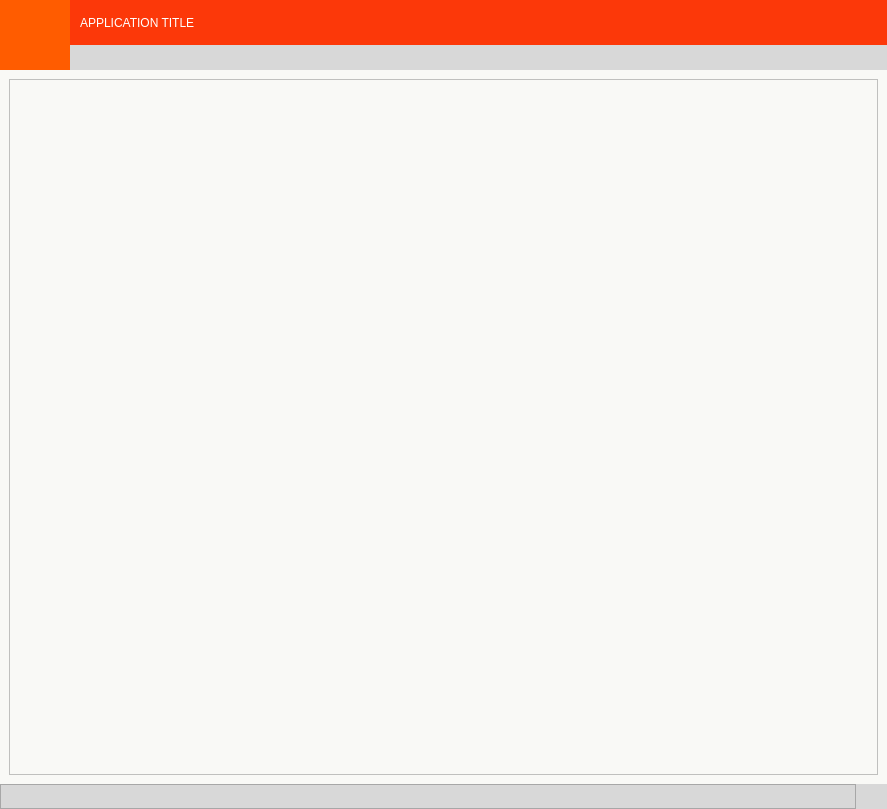
<?xml version="1.0" encoding="UTF-8"?>
<ui version="4.0">
 <class>MainWindow</class>
 <widget class="QMainWindow" name="MainWindow">
  <property name="geometry">
   <rect>
    <x>0</x>
    <y>0</y>
    <width>887</width>
    <height>809</height>
   </rect>
  </property>
  <property name="windowTitle">
   <string>MainWindow</string>
  </property>
  <widget class="QWidget" name="centralwidget">
   <layout class="QVBoxLayout" name="verticalLayout">
    <property name="spacing">
     <number>6</number>
    </property>
    <property name="leftMargin">
     <number>0</number>
    </property>
    <property name="topMargin">
     <number>0</number>
    </property>
    <property name="rightMargin">
     <number>0</number>
    </property>
    <property name="bottomMargin">
     <number>0</number>
    </property>
    <item>
     <widget class="QFrame" name="frame_main">
      <property name="frameShape">
       <enum>QFrame::NoFrame</enum>
      </property>
      <property name="frameShadow">
       <enum>QFrame::Raised</enum>
      </property>
      <layout class="QVBoxLayout" name="verticalLayout_2">
       <property name="spacing">
        <number>0</number>
       </property>
       <property name="leftMargin">
        <number>0</number>
       </property>
       <property name="topMargin">
        <number>0</number>
       </property>
       <property name="rightMargin">
        <number>0</number>
       </property>
       <property name="bottomMargin">
        <number>0</number>
       </property>
       <item>
        <widget class="QFrame" name="frame_header">
         <property name="minimumSize">
          <size>
           <width>0</width>
           <height>70</height>
          </size>
         </property>
         <property name="maximumSize">
          <size>
           <width>16777215</width>
           <height>70</height>
          </size>
         </property>
         <property name="frameShape">
          <enum>QFrame::NoFrame</enum>
         </property>
         <property name="frameShadow">
          <enum>QFrame::Raised</enum>
         </property>
         <property name="lineWidth">
          <number>0</number>
         </property>
         <layout class="QHBoxLayout" name="horizontalLayout_2">
          <property name="spacing">
           <number>0</number>
          </property>
          <property name="leftMargin">
           <number>0</number>
          </property>
          <property name="topMargin">
           <number>0</number>
          </property>
          <property name="rightMargin">
           <number>0</number>
          </property>
          <property name="bottomMargin">
           <number>0</number>
          </property>
          <item>
           <widget class="QFrame" name="frame_toogle">
            <property name="maximumSize">
             <size>
              <width>70</width>
              <height>16777215</height>
             </size>
            </property>
            <property name="frameShape">
             <enum>QFrame::NoFrame</enum>
            </property>
            <property name="frameShadow">
             <enum>QFrame::Raised</enum>
            </property>
            <property name="lineWidth">
             <number>1</number>
            </property>
            <property name="midLineWidth">
             <number>1</number>
            </property>
            <layout class="QHBoxLayout" name="horizontalLayout_3">
             <property name="spacing">
              <number>0</number>
             </property>
             <property name="leftMargin">
              <number>0</number>
             </property>
             <property name="topMargin">
              <number>0</number>
             </property>
             <property name="rightMargin">
              <number>0</number>
             </property>
             <property name="bottomMargin">
              <number>0</number>
             </property>
             <item>
              <widget class="QPushButton" name="btn_tgl_menu">
               <property name="sizePolicy">
                <sizepolicy hsizetype="Expanding" vsizetype="Expanding">
                 <horstretch>0</horstretch>
                 <verstretch>0</verstretch>
                </sizepolicy>
               </property>
               <property name="maximumSize">
                <size>
                 <width>16777215</width>
                 <height>16777215</height>
                </size>
               </property>
               <property name="styleSheet">
                <string notr="true">QPushButton {
	background-image: url(:/24x24/icons/24x24/cil-menu.png);
	background-position: center;
	background-repeat: no-reperat;
	border: none;
	background-color: rgb(255,92,0);
}
QPushButton:hover {
	background-color: rgb(255, 74, 38);
}
QPushButton:pressed {	
	background-color: rgb(255,205,136);
}</string>
               </property>
               <property name="text">
                <string/>
               </property>
              </widget>
             </item>
            </layout>
           </widget>
          </item>
          <item>
           <widget class="QFrame" name="frame_header_content">
            <property name="toolTipDuration">
             <number>0</number>
            </property>
            <property name="styleSheet">
             <string notr="true">background-color: rgb(252,56,9); transparent</string>
            </property>
            <property name="frameShape">
             <enum>QFrame::NoFrame</enum>
            </property>
            <property name="frameShadow">
             <enum>QFrame::Raised</enum>
            </property>
            <layout class="QVBoxLayout" name="verticalLayout_6">
             <property name="spacing">
              <number>0</number>
             </property>
             <property name="leftMargin">
              <number>0</number>
             </property>
             <property name="topMargin">
              <number>0</number>
             </property>
             <property name="rightMargin">
              <number>0</number>
             </property>
             <property name="bottomMargin">
              <number>0</number>
             </property>
             <item>
              <widget class="QFrame" name="frame_header_top">
               <property name="minimumSize">
                <size>
                 <width>0</width>
                 <height>45</height>
                </size>
               </property>
               <property name="maximumSize">
                <size>
                 <width>16777215</width>
                 <height>45</height>
                </size>
               </property>
               <property name="styleSheet">
                <string notr="true">background-color: rgba(255, 74, 38, 200)
</string>
               </property>
               <property name="frameShape">
                <enum>QFrame::NoFrame</enum>
               </property>
               <property name="frameShadow">
                <enum>QFrame::Raised</enum>
               </property>
               <layout class="QHBoxLayout" name="horizontalLayout_6">
                <property name="spacing">
                 <number>0</number>
                </property>
                <property name="leftMargin">
                 <number>0</number>
                </property>
                <property name="topMargin">
                 <number>0</number>
                </property>
                <property name="rightMargin">
                 <number>0</number>
                </property>
                <property name="bottomMargin">
                 <number>0</number>
                </property>
                <item>
                 <widget class="QLabel" name="label_title">
                  <property name="styleSheet">
                   <string notr="true">background: transparent;
background-color: rgb(252,56,9);
color: rgb(255,255,255);
padding-left: 10px;</string>
                  </property>
                  <property name="frameShadow">
                   <enum>QFrame::Raised</enum>
                  </property>
                  <property name="lineWidth">
                   <number>0</number>
                  </property>
                  <property name="text">
                   <string>APPLICATION TITLE</string>
                  </property>
                  <property name="margin">
                   <number>10</number>
                  </property>
                  <property name="indent">
                   <number>0</number>
                  </property>
                 </widget>
                </item>
                <item>
                 <widget class="QPushButton" name="btn_minimize">
                  <property name="sizePolicy">
                   <sizepolicy hsizetype="Expanding" vsizetype="Expanding">
                    <horstretch>0</horstretch>
                    <verstretch>0</verstretch>
                   </sizepolicy>
                  </property>
                  <property name="minimumSize">
                   <size>
                    <width>45</width>
                    <height>0</height>
                   </size>
                  </property>
                  <property name="maximumSize">
                   <size>
                    <width>45</width>
                    <height>16777215</height>
                   </size>
                  </property>
                  <property name="styleSheet">
                   <string notr="true">QPushButton {	
	border: none;
	background-color: transparent;
	background-color: rgb(252,56,9);
}
QPushButton:hover {
	background-color: rgb(255,92,0);
}
QPushButton:pressed {	
	background-color: rgb(255,205,136);
}</string>
                  </property>
                  <property name="text">
                   <string/>
                  </property>
                 </widget>
                </item>
                <item>
                 <widget class="QPushButton" name="btn_maximise_restore">
                  <property name="sizePolicy">
                   <sizepolicy hsizetype="Expanding" vsizetype="Expanding">
                    <horstretch>0</horstretch>
                    <verstretch>0</verstretch>
                   </sizepolicy>
                  </property>
                  <property name="minimumSize">
                   <size>
                    <width>45</width>
                    <height>0</height>
                   </size>
                  </property>
                  <property name="maximumSize">
                   <size>
                    <width>45</width>
                    <height>16777215</height>
                   </size>
                  </property>
                  <property name="styleSheet">
                   <string notr="true">QPushButton {	
	border: none;
	background-color: transparent;
	background-color: rgb(252,56,9);
}
QPushButton:hover {
	background-color: rgb(255,92,0);
}
QPushButton:pressed {	
	background-color: rgb(255,205,136);
}</string>
                  </property>
                  <property name="text">
                   <string/>
                  </property>
                 </widget>
                </item>
                <item>
                 <widget class="QPushButton" name="btn_close">
                  <property name="sizePolicy">
                   <sizepolicy hsizetype="Expanding" vsizetype="Expanding">
                    <horstretch>0</horstretch>
                    <verstretch>0</verstretch>
                   </sizepolicy>
                  </property>
                  <property name="minimumSize">
                   <size>
                    <width>45</width>
                    <height>0</height>
                   </size>
                  </property>
                  <property name="maximumSize">
                   <size>
                    <width>45</width>
                    <height>16777215</height>
                   </size>
                  </property>
                  <property name="styleSheet">
                   <string notr="true">QPushButton {	
	border: none;
	background-color: transparent;
	background-color: rgb(252,56,9);
}
QPushButton:hover {
	background-color: rgb(255,92,0);
}
QPushButton:pressed {	
	background-color: rgb(255,205,136);
}</string>
                  </property>
                  <property name="text">
                   <string/>
                  </property>
                 </widget>
                </item>
               </layout>
              </widget>
             </item>
             <item>
              <widget class="QFrame" name="frame_header_bottom">
               <property name="styleSheet">
                <string notr="true">background-color: rgb(216, 216, 216);</string>
               </property>
               <property name="frameShape">
                <enum>QFrame::NoFrame</enum>
               </property>
               <property name="frameShadow">
                <enum>QFrame::Raised</enum>
               </property>
              </widget>
             </item>
            </layout>
           </widget>
          </item>
         </layout>
        </widget>
       </item>
       <item>
        <widget class="QFrame" name="frame_center">
         <property name="frameShape">
          <enum>QFrame::NoFrame</enum>
         </property>
         <property name="frameShadow">
          <enum>QFrame::Raised</enum>
         </property>
         <layout class="QHBoxLayout" name="horizontalLayout">
          <property name="spacing">
           <number>0</number>
          </property>
          <property name="leftMargin">
           <number>0</number>
          </property>
          <property name="topMargin">
           <number>0</number>
          </property>
          <property name="rightMargin">
           <number>0</number>
          </property>
          <property name="bottomMargin">
           <number>0</number>
          </property>
          <item>
           <widget class="QFrame" name="frame_side">
            <property name="frameShape">
             <enum>QFrame::NoFrame</enum>
            </property>
            <property name="frameShadow">
             <enum>QFrame::Raised</enum>
            </property>
            <layout class="QHBoxLayout" name="layout_side">
             <property name="spacing">
              <number>0</number>
             </property>
             <property name="leftMargin">
              <number>0</number>
             </property>
             <property name="topMargin">
              <number>0</number>
             </property>
             <property name="rightMargin">
              <number>0</number>
             </property>
             <property name="bottomMargin">
              <number>0</number>
             </property>
            </layout>
           </widget>
          </item>
          <item>
           <widget class="QFrame" name="frame_content">
            <property name="frameShape">
             <enum>QFrame::NoFrame</enum>
            </property>
            <property name="frameShadow">
             <enum>QFrame::Raised</enum>
            </property>
            <layout class="QVBoxLayout" name="verticalLayout_3">
             <property name="spacing">
              <number>0</number>
             </property>
             <property name="leftMargin">
              <number>0</number>
             </property>
             <property name="topMargin">
              <number>0</number>
             </property>
             <property name="rightMargin">
              <number>0</number>
             </property>
             <property name="bottomMargin">
              <number>0</number>
             </property>
             <item>
              <widget class="QFrame" name="frame_main_content">
               <property name="styleSheet">
                <string notr="true">background-color:rgb(249, 249, 246)</string>
               </property>
               <property name="frameShape">
                <enum>QFrame::NoFrame</enum>
               </property>
               <property name="frameShadow">
                <enum>QFrame::Raised</enum>
               </property>
               <layout class="QHBoxLayout" name="horizontalLayout_4">
                <property name="spacing">
                 <number>0</number>
                </property>
                <property name="leftMargin">
                 <number>0</number>
                </property>
                <property name="topMargin">
                 <number>0</number>
                </property>
                <property name="rightMargin">
                 <number>0</number>
                </property>
                <property name="bottomMargin">
                 <number>0</number>
                </property>
                <item>
                 <widget class="QStackedWidget" name="stackedWidget">
                  <property name="currentIndex">
                   <number>0</number>
                  </property>
                  <widget class="QWidget" name="page_color">
                   <layout class="QVBoxLayout" name="verticalLayout_5">
                    <item>
                     <widget class="QFrame" name="frame_3">
                      <property name="frameShape">
                       <enum>QFrame::StyledPanel</enum>
                      </property>
                      <property name="frameShadow">
                       <enum>QFrame::Raised</enum>
                      </property>
                     </widget>
                    </item>
                   </layout>
                  </widget>
                  <widget class="QWidget" name="page_2"/>
                 </widget>
                </item>
               </layout>
              </widget>
             </item>
             <item>
              <widget class="QFrame" name="frame_footer">
               <property name="minimumSize">
                <size>
                 <width>0</width>
                 <height>25</height>
                </size>
               </property>
               <property name="styleSheet">
                <string notr="true">background-color: rgb(216, 216, 216);</string>
               </property>
               <property name="frameShape">
                <enum>QFrame::NoFrame</enum>
               </property>
               <property name="frameShadow">
                <enum>QFrame::Raised</enum>
               </property>
               <layout class="QHBoxLayout" name="horizontalLayout_23">
                <property name="leftMargin">
                 <number>0</number>
                </property>
                <property name="topMargin">
                 <number>0</number>
                </property>
                <property name="rightMargin">
                 <number>0</number>
                </property>
                <property name="bottomMargin">
                 <number>0</number>
                </property>
                <item>
                 <widget class="QFrame" name="frame">
                  <property name="frameShape">
                   <enum>QFrame::StyledPanel</enum>
                  </property>
                  <property name="frameShadow">
                   <enum>QFrame::Raised</enum>
                  </property>
                 </widget>
                </item>
                <item>
                 <widget class="QFrame" name="frame_size_grip">
                  <property name="minimumSize">
                   <size>
                    <width>25</width>
                    <height>0</height>
                   </size>
                  </property>
                  <property name="maximumSize">
                   <size>
                    <width>25</width>
                    <height>16777215</height>
                   </size>
                  </property>
                  <property name="layoutDirection">
                   <enum>Qt::LeftToRight</enum>
                  </property>
                  <property name="styleSheet">
                   <string notr="true">background-image: url(:/16x16/icons/16x16/cil-size-grip.png);
background-position: center;
background-repeat: no-reperat;</string>
                  </property>
                  <property name="frameShape">
                   <enum>QFrame::NoFrame</enum>
                  </property>
                  <property name="frameShadow">
                   <enum>QFrame::Raised</enum>
                  </property>
                 </widget>
                </item>
               </layout>
              </widget>
             </item>
            </layout>
           </widget>
          </item>
         </layout>
        </widget>
       </item>
      </layout>
      <zorder>frame_center</zorder>
      <zorder>frame_header</zorder>
     </widget>
    </item>
   </layout>
  </widget>
 </widget>
 <resources>
  <include location="../../../../TarifSimulator_WE/GUI/files.qrc"/>
 </resources>
 <connections/>
</ui>
